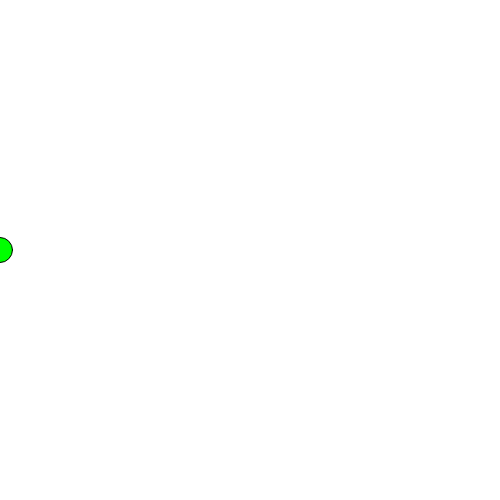
Frame 1 (no input)
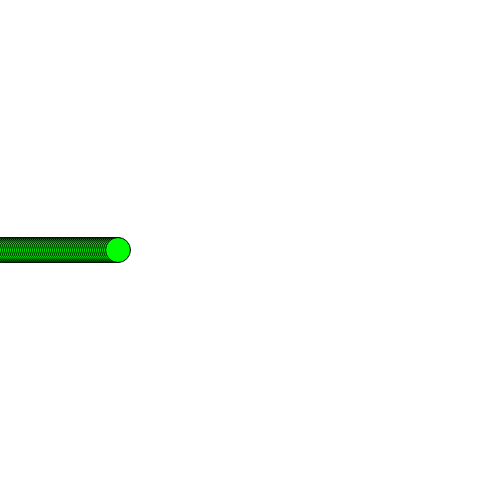
Frame 60 (no input)
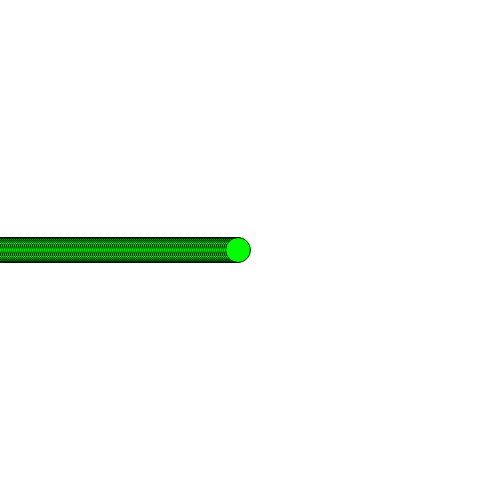
Frame 120 (the mouse pressed at the canvas centre since frame 60)

The p5.js sketch that drew these frames (run headless with seeded random() and noise() and a simulated clock; from frame 60 on, the mouse is pressed at the canvas centre):

// p5.js sketch
// ── sketch.js
// create a variable to store the current x position of our ball
let ballX = 0;

function setup() {
  createCanvas(500, 500);

  // fill our shapes using a green color
  fill(0,255,0);
}

function draw() {
  // draw our ball based on the contents of the ballX variable
  ellipse(ballX, 250, 25, 25);

  // increase the ball's x position by a few pixels
  ballX += 2;
}

function keyPressed() {
  // erase the screen
  background(255);

  // reset the ball position
  ballX = 0;
}
